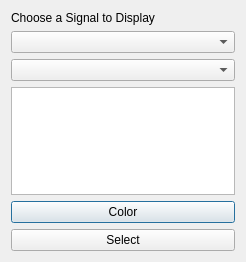
<?xml version="1.0" encoding="UTF-8"?>
<ui version="4.0">
 <class>signalPicker</class>
 <widget class="QDialog" name="signalPicker">
  <property name="geometry">
   <rect>
    <x>0</x>
    <y>0</y>
    <width>246</width>
    <height>262</height>
   </rect>
  </property>
  <property name="windowTitle">
   <string>Signal Picker</string>
  </property>
  <layout class="QVBoxLayout" name="verticalLayout">
   <item>
    <widget class="QLabel" name="label">
     <property name="text">
      <string>Choose a Signal to Display</string>
     </property>
    </widget>
   </item>
   <item>
    <widget class="QComboBox" name="nodeCombo"/>
   </item>
   <item>
    <widget class="QComboBox" name="msgCombo"/>
   </item>
   <item>
    <widget class="QListWidget" name="signalList"/>
   </item>
   <item>
    <widget class="QPushButton" name="colorButton">
     <property name="text">
      <string>Color</string>
     </property>
    </widget>
   </item>
   <item>
    <widget class="QPushButton" name="selectButton">
     <property name="text">
      <string>Select</string>
     </property>
    </widget>
   </item>
  </layout>
 </widget>
 <resources/>
 <connections/>
</ui>
